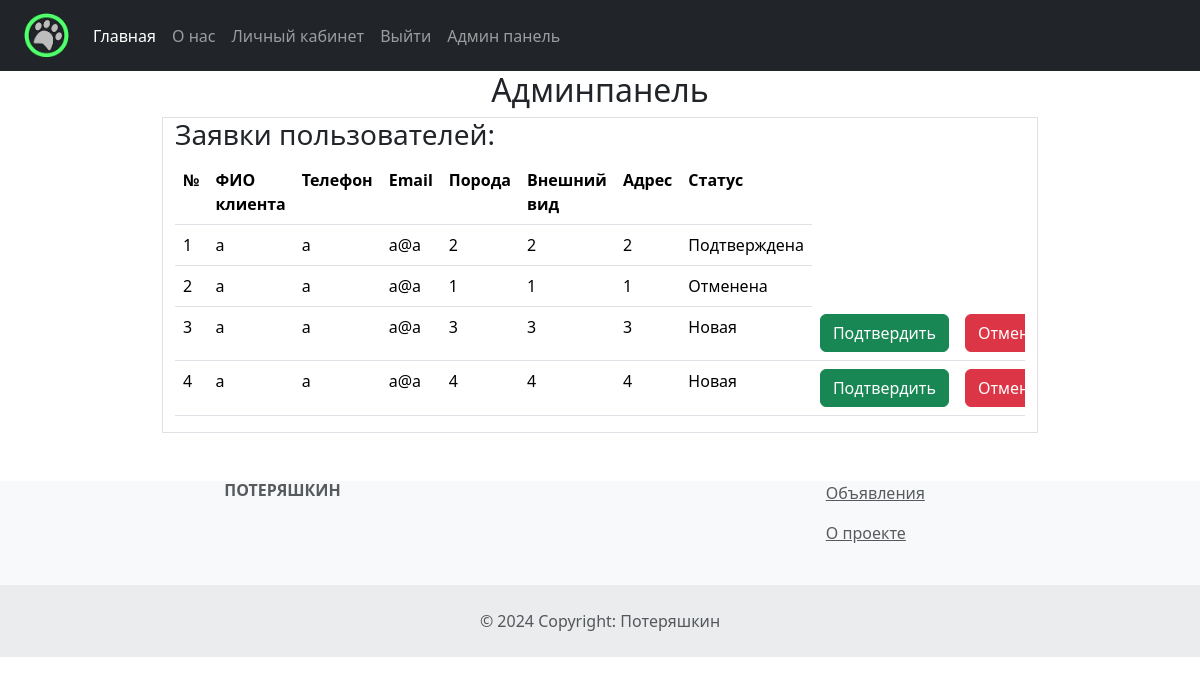
/admin.php (signed in), run on the app's committed database.
### tables this page shows
CREATE TABLE `bids` (
  `id` int(11) NOT NULL,
  `title` varchar(30) NOT NULL,
  `description` varchar(30) NOT NULL,
  `address` varchar(50) NOT NULL,
  `user_id` int(11) NOT NULL,
  `status` varchar(30) NOT NULL DEFAULT 'Новая'
);

CREATE TABLE `users` (
  `id` int(10) NOT NULL,
  `name` varchar(100) DEFAULT NULL,
  `phone` varchar(30) DEFAULT NULL,
  `email` varchar(30) DEFAULT NULL,
  `login` varchar(30) DEFAULT NULL,
  `password` varchar(100) DEFAULT NULL,
  `role` int(11) DEFAULT '0'
);

### admin.php (the view, shortened to what this page needs)
<?php
    require("header.php");
    require("db.php");
    if($_SESSION['role'] == 1) {
        $stmt = $conn->query("select bids.*,users.name, users.phone, users.email from bids join users on bids.user_id=users.id");
        $bids = $stmt->fetchAll();
    } else {
        header("Location: auth_form.php");
    }
?>
<div class="container-fluid w-75 mb-3 mx-avto">
    <h2 class="text-center р-3">Aдминпанель</h2>
    <div class="container border">
        <h3>Заявки пользователей:</h3>
        <div class='table-responsive'>
            <table class="table ">
                <thead>
                    <tr class="table">
                        <th scope="col">№</th>
                        <th scope="col">ФИО клиента</th>
                        <th scope="col">Телефон</th>
                        <th scope="col">Email</th>
                        <th scope="col">Порода</th>
                        <th scope="col">Внешний вид</th>
                        <th scope="col">Адрес</th>
                        <th scope="col">Статус</th>
                    </tr>
                </thead>
                <tbody>
                    <?php
                        $id = 1;
                        foreach($bids as $bid){
                    ?>
                    <tr>
                        <td><?=$id?></td>
                        <td><?=$bid['name']?></td>
                        <td><?=$bid['phone']?></td>
                        <td><?=$bid['email']?></td>
                        <td class=""><?=$bid['title']?></td>
                        <td><?=$bid['description']?></td>
                        <td><?=$bid['address']?></td>
                        <td><?=$bid['status']?></td>
                        <?php if($bid['status']=='Новая'){?>
                            <td>
                                <a href="update_bid.php?id=<?=$bid['id']?>&status=Подтверждена" class="btn btn-success">Подтвердить</a>
                            </td>
                            <td>
                                <a href="update_bid.php?id=<?=$bid['id']?>&status=Отменена" class="btn btn-danger">Отменить</a>
                            </td>
                    </tr>
                    <?php } $id++;}?>
                </tbody>
            </table>
        </div>
    </div>
</div>
<footer class="text-right text-lg-start bg-body-tertiary text-muted">
  <section class="">
    <div class="container text-right text-md-start mt-5">
      <div class="row mt-3">
        <div class="col-md-3 col-lg-4 col-xl-3 mx-auto mb-4">
          <h6 class="text-uppercase fw-bold mb-4">
            <i class="fas fa-gem me-3"></i>Потеряшкин
          </h6>
        </div>
        <div class="col-md-2 col-lg-2 col-xl-2 mx-auto mb-4">
          <p> <a href="auth_form.php" class="text-reset">Объявления</a></p>
          <p> <a href="info.php" class="text-reset">О проекте</a> </p>
        </div>
      </div>
    </div>
  </section>
  <div class="text-center p-4" style="background-color: rgba(0, 0, 0, 0.05);">
    © 2024 Copyright: Потеряшкин
  </div>
</footer>
</body>
</html>

### header.php (shortened to what this page needs)
<!DOCTYPE html>
<html lang="en">
<head>
    <link href="https://cdn.jsdelivr.net/npm/bootstrap@5.3.2/dist/css/bootstrap.min.css"
     rel="stylesheet">
</head>
<body>
<header class="container-fluid bg-dark">
    <nav class="navbar navbar-expand-lg navbar-dark bg-dark">
        <div class="container-fluid">
            <a class="navbar-brand" href="index.php">
                <img src="img/logo.png" width="45px" height="45px" alt="Logo">
            </a>
            <div class="navbar-collapse collapse" id="navbarSupportedContent" style="">
                <ul class="navbar-nav me-auto mb-2 mb-lg-0">
                        <li class="nav-item"><a class="nav-link active" href="index.php">Главная</a></li>
                        <li class="nav-item"><a class="nav-link" href="info.php">О нас</a></li>
                        <?php
                        if(isset($_SESSION['user_id'])==1) { ?>
                            <li><a class="nav-link" href="account.php">Личный кабинет</a></li>
                            <li><a class="nav-link" href="logout.php">Выйти</a></li>
                            <?php if($_SESSION['role']==1) {?>
                                <li><a class="nav-link" href="admin.php">Админ панель</a></li>
                            <?php } ?>
                        <?php } ?>
                </ul>
            </div>
        </div>
    </nav>
</header>

### data on the page
bids: user.name "a", user.phone "a", user.email "a@a", title "2", description "2", address "2", status "Подтверждена"
bids: user.name "a", user.phone "a", user.email "a@a", title "1", description "1", address "1", status "Отменена"
bids: user.name "a", user.phone "a", user.email "a@a", title "3", description "3", address "3", status "Новая"
bids: user.name "a", user.phone "a", user.email "a@a", title "4", description "4", address "4", status "Новая"
